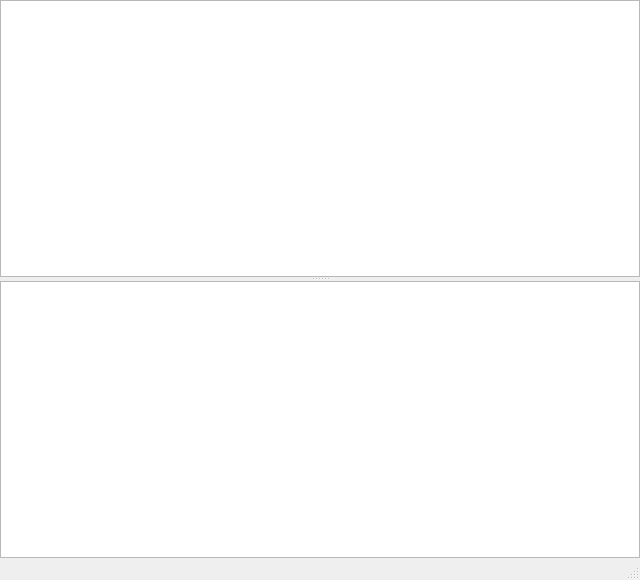
<?xml version="1.0" encoding="UTF-8"?>
<ui version="4.0">
 <class>MainWindow</class>
 <widget class="QMainWindow" name="MainWindow">
  <property name="geometry">
   <rect>
    <x>0</x>
    <y>0</y>
    <width>640</width>
    <height>580</height>
   </rect>
  </property>
  <property name="sizePolicy">
   <sizepolicy hsizetype="Expanding" vsizetype="Preferred">
    <horstretch>0</horstretch>
    <verstretch>0</verstretch>
   </sizepolicy>
  </property>
  <property name="windowTitle">
   <string>untitled - MGB-UML</string>
  </property>
  <widget class="QWidget" name="centralWidget">
   <property name="sizePolicy">
    <sizepolicy hsizetype="Expanding" vsizetype="Preferred">
     <horstretch>0</horstretch>
     <verstretch>0</verstretch>
    </sizepolicy>
   </property>
   <layout class="QVBoxLayout" name="verticalLayout">
    <property name="leftMargin">
     <number>0</number>
    </property>
    <property name="topMargin">
     <number>0</number>
    </property>
    <property name="rightMargin">
     <number>0</number>
    </property>
    <property name="bottomMargin">
     <number>0</number>
    </property>
    <item>
     <widget class="QSplitter" name="splitter">
      <property name="orientation">
       <enum>Qt::Vertical</enum>
      </property>
      <widget class="TikzView" name="tikzView"/>
      <widget class="QTextEdit" name="tikzSource">
       <property name="font">
        <font>
         <family>Courier New</family>
         <pointsize>12</pointsize>
        </font>
       </property>
       <property name="lineWrapMode">
        <enum>QTextEdit::NoWrap</enum>
       </property>
       <property name="html">
        <string>&lt;!DOCTYPE HTML PUBLIC &quot;-//W3C//DTD HTML 4.0//EN&quot; &quot;http://www.w3.org/TR/REC-html40/strict.dtd&quot;&gt;
&lt;html&gt;&lt;head&gt;&lt;meta name=&quot;qrichtext&quot; content=&quot;1&quot; /&gt;&lt;meta charset=&quot;utf-8&quot; /&gt;&lt;style type=&quot;text/css&quot;&gt;
p, li { white-space: pre-wrap; }
hr { height: 1px; border-width: 0; }
li.unchecked::marker { content: &quot;\2610&quot;; }
li.checked::marker { content: &quot;\2612&quot;; }
&lt;/style&gt;&lt;/head&gt;&lt;body style=&quot; font-family:'Courier New'; font-size:12pt; font-weight:400; font-style:normal;&quot;&gt;
&lt;p style=&quot;-qt-paragraph-type:empty; margin-top:0px; margin-bottom:0px; margin-left:0px; margin-right:0px; -qt-block-indent:0; text-indent:0px; font-family:'.SF NS Text'; font-size:13pt;&quot;&gt;&lt;br /&gt;&lt;/p&gt;&lt;/body&gt;&lt;/html&gt;</string>
       </property>
      </widget>
     </widget>
    </item>
   </layout>
  </widget>
  <widget class="QStatusBar" name="statusBar"/>
  <action name="actionNew">
   <property name="text">
    <string>New...</string>
   </property>
  </action>
  <action name="actionOpen">
   <property name="text">
    <string>Open...</string>
   </property>
  </action>
  <action name="actionClose">
   <property name="text">
    <string>Close</string>
   </property>
  </action>
  <action name="actionSave">
   <property name="text">
    <string>Save</string>
   </property>
  </action>
  <action name="actionSave_As">
   <property name="text">
    <string>Save As...</string>
   </property>
  </action>
  <action name="actionUndo">
   <property name="text">
    <string>Undo</string>
   </property>
  </action>
  <action name="actionRedo">
   <property name="text">
    <string>Redo</string>
   </property>
  </action>
  <action name="actionCut">
   <property name="text">
    <string>Cut</string>
   </property>
  </action>
  <action name="actionCopy">
   <property name="text">
    <string>Copy</string>
   </property>
  </action>
  <action name="actionPase">
   <property name="text">
    <string>Paste</string>
   </property>
  </action>
  <action name="actionDelete">
   <property name="text">
    <string>Delete</string>
   </property>
  </action>
  <action name="actionSelect_All">
   <property name="text">
    <string>Select All</string>
   </property>
  </action>
  <action name="actionDeselect_All">
   <property name="text">
    <string>Deselect All</string>
   </property>
  </action>
  <action name="actionParse">
   <property name="text">
    <string>Parse</string>
   </property>
   <property name="shortcut">
    <string>Ctrl+T</string>
   </property>
  </action>
  <action name="actionZoom_In">
   <property name="text">
    <string>Zoom In</string>
   </property>
   <property name="shortcut">
    <string>Ctrl+=</string>
   </property>
  </action>
  <action name="actionZoom_Out">
   <property name="text">
    <string>Zoom Out</string>
   </property>
   <property name="shortcut">
    <string>Ctrl+-</string>
   </property>
  </action>
 </widget>
 <layoutdefault spacing="6" margin="11"/>
 <customwidgets>
  <customwidget>
   <class>TikzView</class>
   <extends>QGraphicsView</extends>
   <header>tikzview.h</header>
   <slots>
    <slot>zoomIn()</slot>
    <slot>zoomOut()</slot>
   </slots>
  </customwidget>
 </customwidgets>
 <resources/>
 <connections>
  <connection>
   <sender>actionZoom_In</sender>
   <signal>triggered()</signal>
   <receiver>tikzView</receiver>
   <slot>zoomIn()</slot>
   <hints>
    <hint type="sourcelabel">
     <x>-1</x>
     <y>-1</y>
    </hint>
    <hint type="destinationlabel">
     <x>237</x>
     <y>103</y>
    </hint>
   </hints>
  </connection>
  <connection>
   <sender>actionZoom_Out</sender>
   <signal>triggered()</signal>
   <receiver>tikzView</receiver>
   <slot>zoomOut()</slot>
   <hints>
    <hint type="sourcelabel">
     <x>-1</x>
     <y>-1</y>
    </hint>
    <hint type="destinationlabel">
     <x>237</x>
     <y>103</y>
    </hint>
   </hints>
  </connection>
 </connections>
</ui>
